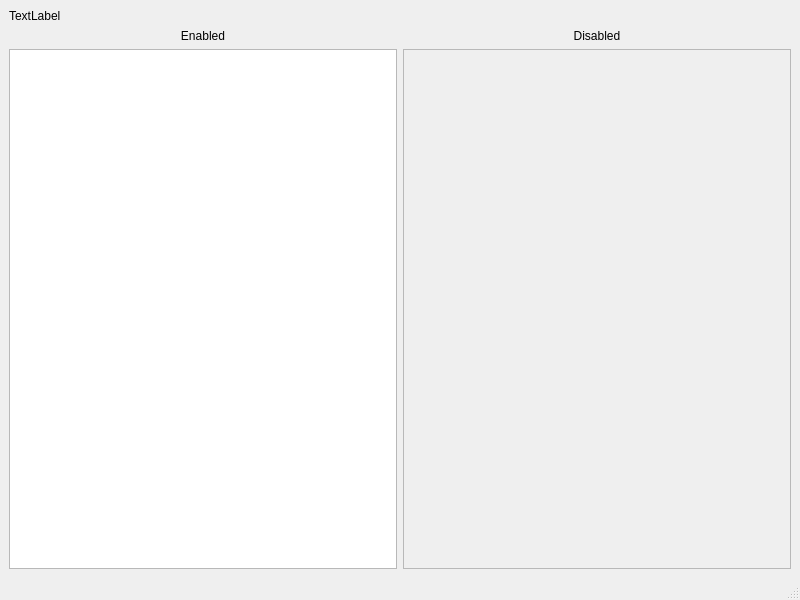
<?xml version="1.0" encoding="UTF-8"?>
<ui version="4.0">
 <class>MainWindow</class>
 <widget class="QMainWindow" name="MainWindow">
  <property name="geometry">
   <rect>
    <x>0</x>
    <y>0</y>
    <width>800</width>
    <height>600</height>
   </rect>
  </property>
  <property name="windowTitle">
   <string>MainWindow</string>
  </property>
  <widget class="QWidget" name="centralwidget">
   <layout class="QGridLayout" name="gridLayout">
    <item row="1" column="0">
     <widget class="QLabel" name="label_2">
      <property name="text">
       <string>Enabled</string>
      </property>
      <property name="alignment">
       <set>Qt::AlignCenter</set>
      </property>
     </widget>
    </item>
    <item row="2" column="0">
     <widget class="QListWidget" name="listWidget"/>
    </item>
    <item row="1" column="1">
     <widget class="QLabel" name="label_3">
      <property name="text">
       <string>Disabled</string>
      </property>
      <property name="alignment">
       <set>Qt::AlignCenter</set>
      </property>
     </widget>
    </item>
    <item row="2" column="1">
     <widget class="QListWidget" name="listWidget_2">
      <property name="enabled">
       <bool>false</bool>
      </property>
     </widget>
    </item>
    <item row="0" column="0" colspan="2">
     <widget class="QLabel" name="label">
      <property name="text">
       <string>TextLabel</string>
      </property>
     </widget>
    </item>
   </layout>
  </widget>
  <widget class="QMenuBar" name="menubar">
   <property name="geometry">
    <rect>
     <x>0</x>
     <y>0</y>
     <width>800</width>
     <height>24</height>
    </rect>
   </property>
  </widget>
  <widget class="QStatusBar" name="statusbar"/>
 </widget>
 <resources/>
 <connections/>
</ui>
